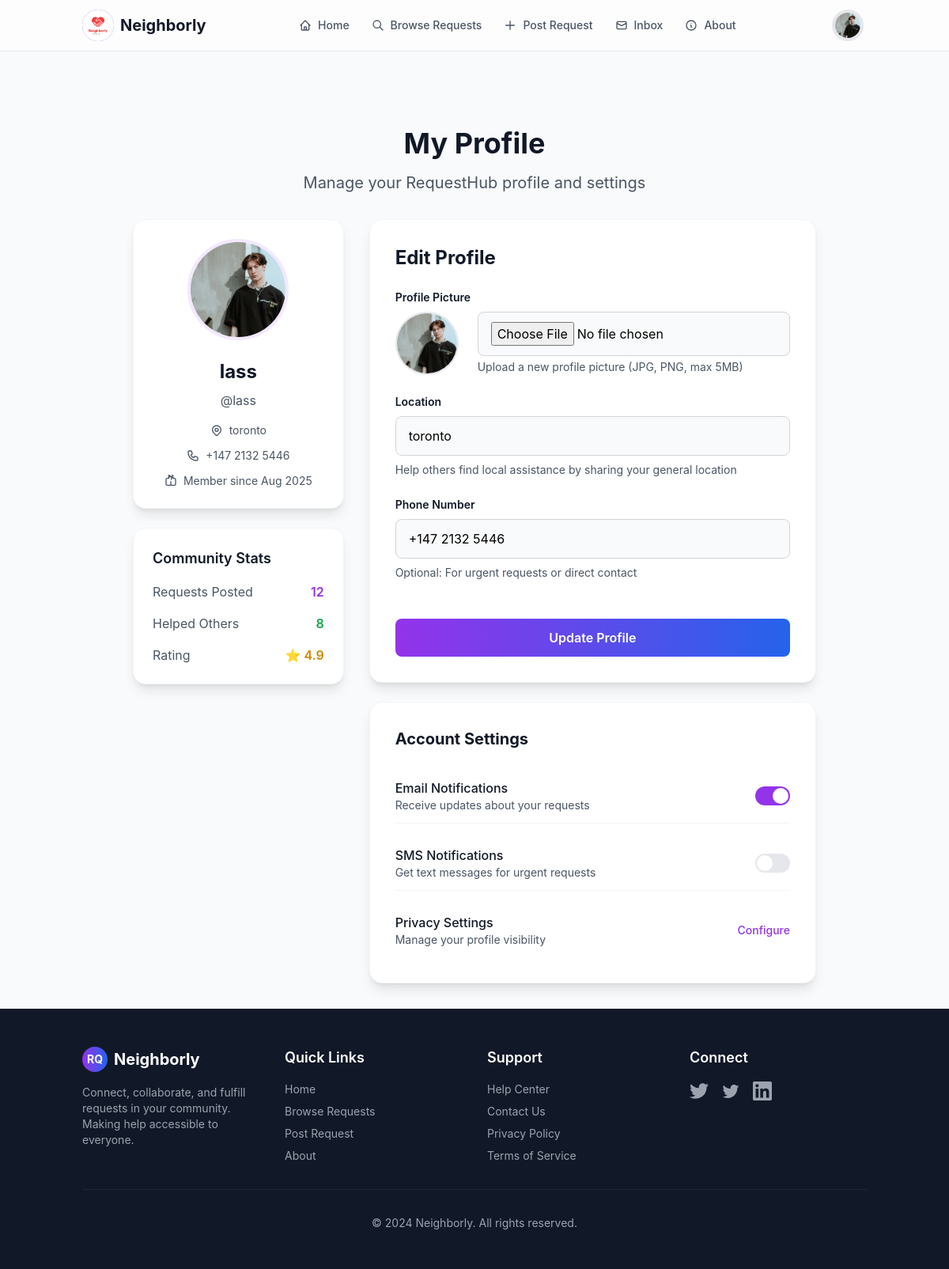
Screenshot of /profile (signed in) with the database file from the repository.
### user/models.py (models this page shows, shortened)
class UserProfile(models.Model):
    user = models.OneToOneField(User, on_delete=models.CASCADE, primary_key=True)
    location = models.CharField(max_length=100, blank=True, null=True)
    phone_number = models.CharField(max_length=15, blank=True, null=True)
    profile_picture = models.ImageField(upload_to='profile_pictures/', blank=True, null=True)

### user/views.py (the view)
# urls.py: path('profile', profile_view, name='profile'),
@login_required
def profile_view(request):
    if request.method == "POST":
        user_profile = UserProfile.objects.get(user=request.user)
        user_profile.location = request.POST.get("location", user_profile.location)
        user_profile.phone_number = request.POST.get("phone_number", user_profile.phone_number)
        if 'profile_picture' in request.FILES:
            user_profile.profile_picture = request.FILES['profile_picture']
        user_profile.save()
        messages.success(request, "Profile updated successfully.")
    else:
        user_profile = UserProfile.objects.get(user=request.user)
    return render(request, "user/profile.html", {"user": request.user, "profile": user_profile})

### user/templates/user/profile.html (shortened to what this page needs)
{% extends "aid/base.html" %}
{% block content %}
<main class="py-8">
    <div class="container mx-auto px-4 max-w-4xl">
        <div class="text-center mb-8">
            <h1 class="text-3xl md:text-4xl font-bold text-gray-900 mb-4">My Profile</h1>
            <p class="text-xl text-gray-600">Manage your RequestHub profile and settings</p>
        </div>
        <div class="grid grid-cols-1 lg:grid-cols-3 gap-8">
            <div class="lg:col-span-1">
                <div class="bg-white rounded-2xl shadow-lg border border-gray-100 p-6 text-center">
                    <div class="mb-6">
                        {% if profile.profile_picture %}
                            <img src="{{ profile.profile_picture.url }}" alt="Profile picture"
                                 class="w-32 h-32 rounded-full object-cover mx-auto border-4 border-purple-100">
                        {% else %}
                            <div class="w-32 h-32 rounded-full bg-gradient-to-r from-purple-500 to-blue-500 flex items-center justify-center text-white font-bold text-4xl mx-auto border-4 border-purple-100">
                                {{ user.username|first|upper }}
                            </div>
                        {% endif %}
                    </div>
                    <h2 class="text-2xl font-bold text-gray-900 mb-2">{{ user.get_full_name|default:user.username }}</h2>
                    <p class="text-gray-600 mb-4">@{{ user.username }}</p>
                    <div class="space-y-3 text-sm">
                        {% if profile.location %}
                            <div class="flex items-center justify-center text-gray-600">
                                {{ profile.location }}
                            </div>
                        {% endif %}
                        {% if profile.phone_number %}
                            <div class="flex items-center justify-center text-gray-600">
                                {{ profile.phone_number }}
                            </div>
                        {% endif %}
                        <div class="flex items-center justify-center text-gray-600">
                            Member since {{ user.date_joined|date:"M Y" }}
                        </div>
                    </div>
                </div>
                <div class="mt-6 bg-white rounded-2xl shadow-lg border border-gray-100 p-6">
                    <h3 class="text-lg font-semibold text-gray-900 mb-4">Community Stats</h3>
                    <div class="space-y-4">
                        <div class="flex justify-between items-center">
                            <span class="text-gray-600">Requests Posted</span>
                            <span class="font-semibold text-purple-600">12</span>
                        </div>
                        <div class="flex justify-between items-center">
                            <span class="text-gray-600">Helped Others</span>
                            <span class="font-semibold text-green-600">8</span>
                        </div>
                        <div class="flex justify-between items-center">
                            <span class="text-gray-600">Rating</span>
                            <span class="font-semibold text-yellow-600">⭐ 4.9</span>
                        </div>
                    </div>
                </div>
            </div>
            <div class="lg:col-span-2">
                <div class="bg-white rounded-2xl shadow-lg border border-gray-100 p-8">
                    <h3 class="text-2xl font-bold text-gray-900 mb-6">Edit Profile</h3>
                    <form method="POST" enctype="multipart/form-data" class="space-y-6">
                        <div class="space-y-2">
                            <label class="block text-sm font-semibold text-gray-900">Profile Picture</label>
                            <div class="flex items-center space-x-6">
                                <div class="flex-shrink-0">
                                    {% if profile.profile_picture %}
                                        <img id="profile-preview" src="{{ profile.profile_picture.url }}" alt="Profile"
                                             class="w-20 h-20 rounded-full object-cover border-2 border-gray-200">
                                    {% else %}
                                        <div id="profile-preview" class="w-20 h-20 rounded-full bg-gradient-to-r from-purple-500 to-blue-500 flex items-center justify-center text-white font-bold text-xl border-2 border-gray-200">
                                            {{ user.username|first|upper }}
                                        </div>
                                    {% endif %}
                                </div>
                                <div class="flex-1">
                                    <input type="file" name="profile_picture" id="profile_picture" accept="image/*"
                                           class="w-full px-4 py-3 border border-gray-300 rounded-lg focus:ring-2 focus:ring-purple-500 focus:border-transparent transition-colors bg-gray-50 focus:bg-white">
                                    <p class="text-sm text-gray-600 mt-1">Upload a new profile picture (JPG, PNG, max 5MB)</p>
                                </div>
                            </div>
                        </div>
                        <div class="space-y-2">
                            <label for="location" class="block text-sm font-semibold text-gray-900">Location</label>
                            <input type="text" name="location" id="location" value="{{ profile.location }}"
                                   class="w-full px-4 py-3 border border-gray-300 rounded-lg focus:ring-2 focus:ring-purple-500 focus:border-transparent transition-colors bg-gray-50 focus:bg-white"
                                   placeholder="Enter your city or region">
                            <p class="text-sm text-gray-600">Help others find local assistance by sharing your general location</p>
                        </div>
                        <div class="space-y-2">
                            <label for="phone_number" class="block text-sm font-semibold text-gray-900">Phone Number</label>
                            <input type="text" name="phone_number" id="phone_number" value="{{ profile.phone_number }}"
                                   class="w-full px-4 py-3 border border-gray-300 rounded-lg focus:ring-2 focus:ring-purple-500 focus:border-transparent transition-colors bg-gray-50 focus:bg-white"
                                   placeholder="Your phone number (optional)">
                            <p class="text-sm text-gray-600">Optional: For urgent requests or direct contact</p>
                        </div>
                        <div class="pt-6">
                            <button type="submit"
                                    class="w-full px-6 py-3 bg-gradient-to-r from-purple-600 to-blue-600 text-white font-semibold rounded-lg hover:from-purple-700 hover:to-blue-700 focus:ring-4 focus:ring-purple-200 transition-all duration-300 btn-hover">
                                Update Profile
                            </button>
                        </div>
                    </form>
                </div>
                <div class="mt-6 bg-white rounded-2xl shadow-lg border border-gray-100 p-8">
                    <h3 class="text-xl font-bold text-gray-900 mb-6">Account Settings</h3>
                    <div class="space-y-4">
                        <div class="flex justify-between items-center py-3 border-b border-gray-100">
                            <div>
                                <h4 class="font-medium text-gray-900">Email Notifications</h4>
                                <p class="text-sm text-gray-600">Receive updates about your requests</p>
                            </div>
                            <label class="relative inline-flex items-center cursor-pointer">
                                <div class="w-11 h-6 bg-gray-200 peer-focus:outline-none peer-focus:ring-4 peer-focus:ring-purple-300 rounded-full peer peer-checked:after:translate-x-full peer-checked:after:border-white after:content-[''] after:absolute after:top-[2px] after:left-[2px] after:bg-white after:rounded-full after:h-5 after:w-5 after:transition-all peer-checked:bg-purple-600"></div>
                            </label>
                        </div>
                        <div class="flex justify-between items-center py-3 border-b border-gray-100">
                            <div>
                                <h4 class="font-medium text-gray-900">SMS Notifications</h4>
                                <p class="text-sm text-gray-600">Get text messages for urgent requests</p>
                            </div>
                            <label class="relative inline-flex items-center cursor-pointer">
                                <div class="w-11 h-6 bg-gray-200 peer-focus:outline-none peer-focus:ring-4 peer-focus:ring-purple-300 rounded-full peer peer-checked:after:translate-x-full peer-checked:after:border-white after:content-[''] after:absolute after:top-[2px] after:left-[2px] after:bg-white after:rounded-full after:h-5 after:w-5 after:transition-all peer-checked:bg-purple-600"></div>
                            </label>
                        </div>
                        <div class="flex justify-between items-center py-3">
                            <div>
                                <h4 class="font-medium text-gray-900">Privacy Settings</h4>
                                <p class="text-sm text-gray-600">Manage your profile visibility</p>
                            </div>
                            <button class="text-purple-600 hover:text-purple-700 font-medium text-sm">
                                Configure
                            </button>
                        </div>
                    </div>
                </div>
            </div>
        </div>
    </div>
</main>
{% endblock %}

### aid/templates/aid/components/navbar.html (shortened to what this page needs)
{% load static %}
{%block content%}
<nav class="sticky top-0 z-50 w-full border-b bg-white/95 backdrop-blur supports-[backdrop-filter]:bg-white/60">
    <div class="container mx-auto px-4">
        <div class="flex h-16 items-center justify-between">
            <a href="{% url 'aid:home' %}" class="flex items-center space-x-2">
                <div class="h-10 w-10 rounded-full bg-gradient-to-r from-purple-600 to-blue-600 flex items-center justify-center">
                    <img src="{% static "img/img.png" %}" alt="" class="h-10 w-10 rounded-full bg flex items-center justify-center">
                </div>
                <span class="font-bold text-xl text-gray-900">Neighborly</span>
            </a>
            <div class="hidden md:flex items-center space-x-1">
                <a href="{% url 'aid:home' %}"
                   class="flex items-center space-x-2 px-3 py-2 rounded-md text-sm font-medium transition-colors {% if request.resolver_match.url_name == 'home' %}bg-purple-100 text-purple-700{% else %}text-gray-600 hover:text-gray-900 hover:bg-gray-100{% endif %}">
                    <svg class="h-4 w-4" fill="none" stroke="currentColor" viewBox="0 0 24 24">
                        <path stroke-linecap="round" stroke-linejoin="round" stroke-width="2" d="M3 12l2-2m0 0l7-7 7 7M5 10v10a1 1 0 001 1h3m10-11l2 2m-2-2v10a1 1 0 01-1 1h-3m-6 0a1 1 0 001-1v-4a1 1 0 011-1h2a1 1 0 011 1v4a1 1 0 001 1m-6 0h6"></path>
                    </svg>
                    <span>Home</span>
                </a>
                <a href="{% url 'aid:requests' %}"
                   class="flex items-center space-x-2 px-3 py-2 rounded-md text-sm font-medium transition-colors {% if request.resolver_match.url_name == 'requests' %}bg-purple-100 text-purple-700{% else %}text-gray-600 hover:text-gray-900 hover:bg-gray-100{% endif %}">
                    <svg class="h-4 w-4" fill="none" stroke="currentColor" viewBox="0 0 24 24">
                        <path stroke-linecap="round" stroke-linejoin="round" stroke-width="2" d="M21 21l-6-6m2-5a7 7 0 11-14 0 7 7 0 0114 0z"></path>
                    </svg>
                    <span>Browse Requests</span>
                </a>
                <a href="{% url 'aid:post_request' %}"
                   class="flex items-center space-x-2 px-3 py-2 rounded-md text-sm font-medium transition-colors {% if request.resolver_match.url_name == 'post_request' %}bg-purple-100 text-purple-700{% else %}text-gray-600 hover:text-gray-900 hover:bg-gray-100{% endif %}">
                    <svg class="h-4 w-4" fill="none" stroke="currentColor" viewBox="0 0 24 24">
                        <path stroke-linecap="round" stroke-linejoin="round" stroke-width="2" d="M12 4v16m8-8H4"></path>
                    </svg>
                    <span>Post Request</span>
                </a>
                <a href="{% url 'conversation:inbox'%}"
                   class="flex items-center space-x-2 px-3 py-2 rounded-md text-sm font-medium transition-colors text-gray-600 hover:text-gray-900 hover:bg-gray-100">
                    <svg class="h-4 w-4" fill="none" stroke="currentColor" viewBox="0 0 24 24">
                        <path stroke-linecap="round" stroke-linejoin="round" stroke-width="2" d="M3 8l7.89 4.26a2 2 0 002.22 0L21 8M5 19h14a2 2 0 002-2V7a2 2 0 00-2-2H5a2 2 0 00-2 2v10a2 2 0 002 2z"></path>
                    </svg>
                    <span>Inbox</span>
                </a>
                <a href="{% url 'aid:about'%}"
                   class="flex items-center space-x-2 px-3 py-2 rounded-md text-sm font-medium transition-colors text-gray-600 hover:text-gray-900 hover:bg-gray-100">
                    <svg class="h-4 w-4" fill="none" stroke="currentColor" viewBox="0 0 24 24">
                        <path stroke-linecap="round" stroke-linejoin="round" stroke-width="2" d="M13 16h-1v-4h-1m1-4h.01M21 12a9 9 0 11-18 0 9 9 0 0118 0z"></path>
                    </svg>
                    <span>About</span>
                </a>
            </div>
            <div class="flex items-center space-x-3">
                <div class="relative" x-data="{ open: false }">
                    <button @click="open = !open" class="flex items-center text-sm rounded-full hover:bg-gray-100 p-1 transition-colors">
                        {% if profile.profile_picture %}
                        <img src="{{ profile.profile_picture.url }}"
                             alt="{{ profile.user }}"
                             class="w-10 h-10 rounded-full object-cover border-4 border-gray-200">
                    {% else %}
                    <img src="{% static "img/img.png" %}" alt="" class="h-10 w-10 rounded-full bg flex items-center justify-center">
                    {% endif %}
                    </button>
                </div>
            </div>
        </div>
    </div>
</nav>
{%endblock%}

### aid/templates/aid/base.html (style rules this page uses)
* { transition: background-color 0.2s ease, border-color 0.2s ease, color 0.2s ease; }

### rows the page displays
UserProfile: profile_picture (picture), location "toronto", phone_number "+147 2132 5446"

### other values shown
{{ user.get_full_name|default:user.username }} "lass"
{{ user.username }} "lass"
{{ user.date_joined|date:"M Y" }} "Aug 2025"
